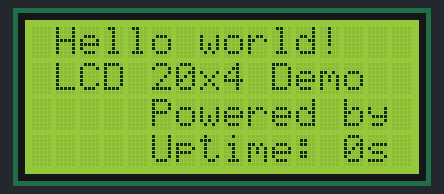
The program below on a simulated ESP8266 (NodeMCU). Shown: 16×4 character LCD.

Above: at 0.2 s.
At 4.1 s:
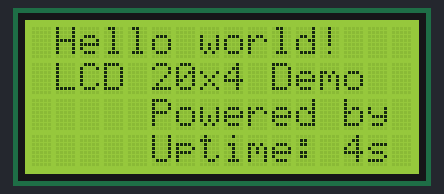
At 11.1 s:
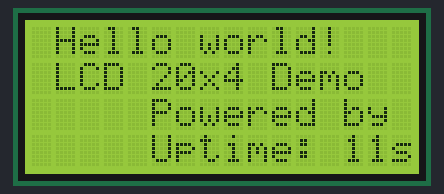
At 19.1 s:
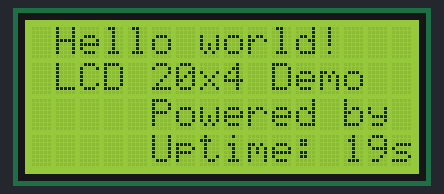
At 29.1 s:
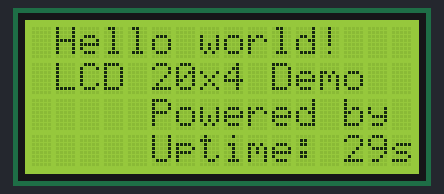
At 39.1 s:
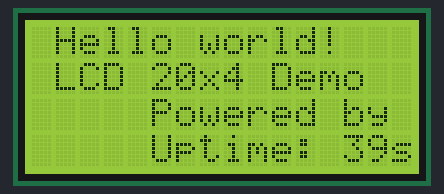

The program:

main.cpp
```cpp
/*
  LCD Display Demo with an ESP8266 NodeMCU and a LCD-Display with an I2C Backpack (only 4 wires required)

  Copied from https://lastminuteengineers.com/esp8266-i2c-lcd-tutorial/ (2-line display), modified for a 4 line display
  Text ouput taken from mctms\eval_projects\lcd_display_16x4

*/

#include <Arduino.h>
#include <LiquidCrystal_I2C.h>       // make sure to include the LCD I2C library from Frank de Brabander (others may not work)

LiquidCrystal_I2C lcd(0x27, 16, 4);  // set the LCD address to 0x27 for the 16 chars and 4 line display

void setup() {
  lcd.init();
  lcd.clear();
  lcd.backlight();  // Make sure backlight is on

  lcd.print(" Hello world!"); // Print a message to the LCD
  lcd.setCursor(0, 1); // Set cursor to column 0, row 1
  lcd.print(" LCD 20x4 Demo");
  lcd.setCursor(0, 2); // Set cursor to column 0, row 2
  lcd.print(" Powered by ESP8266");
}

void loop() {
  lcd.setCursor(0, 3); // Move cursor to the second row
  lcd.print(" Uptime: ");
  lcd.print(millis() / 1000); // Print elapsed seconds since reset
  lcd.print("s");
}
```

Measured:
- what the display in image 1 shows lasts 1.0 s, from 4.0 s to 5.0 s
